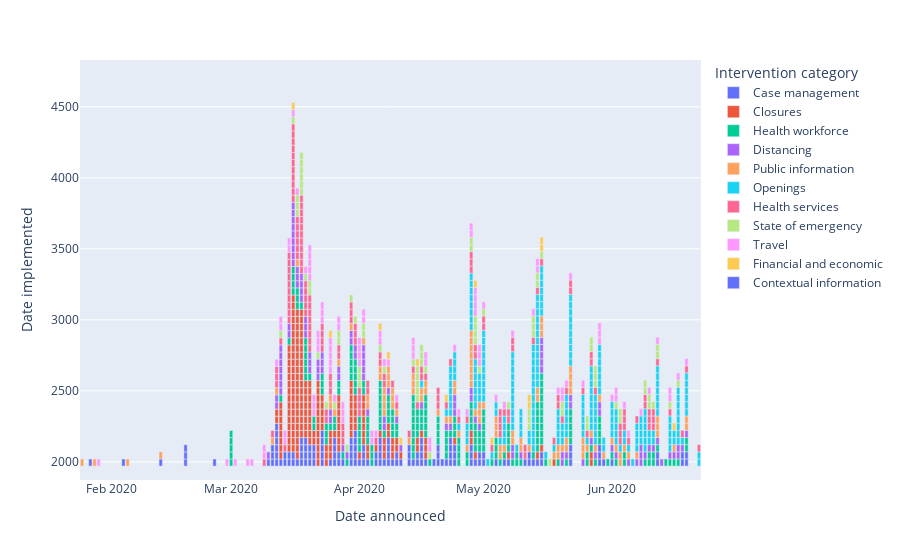

This figure's notebook cell:
### Markdown cell above
#### Intervention category by date

### Code cell
# Intervention Category by date

px.bar(intervention_scan_data, y='Date implemented', x = 'Date announced', color='Intervention category')
